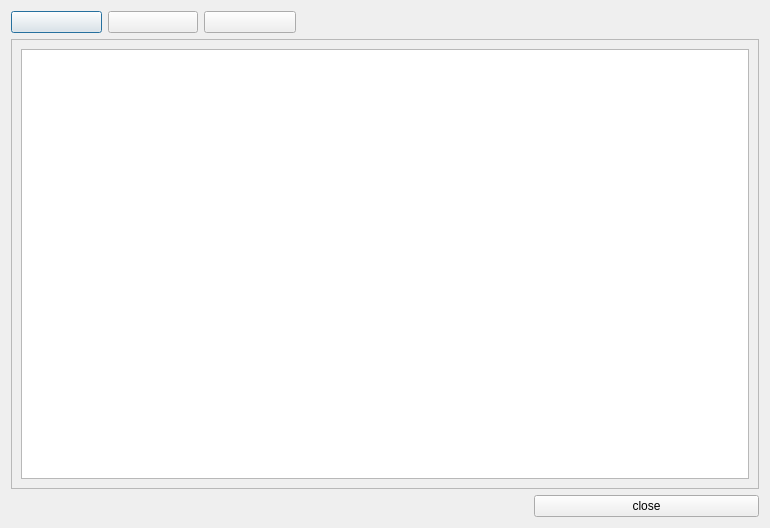
<ui version="4.0" >
 <class>documentViewer</class>
 <widget class="QDialog" name="documentViewer" >
  <property name="geometry" >
   <rect>
    <x>0</x>
    <y>0</y>
    <width>770</width>
    <height>528</height>
   </rect>
  </property>
  <property name="windowTitle" >
   <string>Dialog</string>
  </property>
  <layout class="QGridLayout" name="gridLayout_2" >
   <item row="0" column="0" >
    <widget class="QPushButton" name="pushButton_2" >
     <property name="text" >
      <string/>
     </property>
     <property name="icon" >
      <iconset resource="../src/icons.qrc" >
       <normaloff>:/icon/icons/back.png</normaloff>:/icon/icons/back.png</iconset>
     </property>
    </widget>
   </item>
   <item row="0" column="1" >
    <widget class="QPushButton" name="pushButton_3" >
     <property name="text" >
      <string/>
     </property>
     <property name="icon" >
      <iconset resource="../src/icons.qrc" >
       <normaloff>:/icon/icons/forward.png</normaloff>:/icon/icons/forward.png</iconset>
     </property>
    </widget>
   </item>
   <item row="0" column="2" >
    <widget class="QPushButton" name="pushButton_4" >
     <property name="text" >
      <string/>
     </property>
     <property name="icon" >
      <iconset resource="../src/icons.qrc" >
       <normaloff>:/icon/icons/gohome.png</normaloff>:/icon/icons/gohome.png</iconset>
     </property>
    </widget>
   </item>
   <item row="0" column="3" colspan="2" >
    <spacer name="horizontalSpacer_2" >
     <property name="orientation" >
      <enum>Qt::Horizontal</enum>
     </property>
     <property name="sizeHint" stdset="0" >
      <size>
       <width>545</width>
       <height>20</height>
      </size>
     </property>
    </spacer>
   </item>
   <item row="1" column="0" colspan="5" >
    <widget class="QFrame" name="frame" >
     <property name="frameShape" >
      <enum>QFrame::StyledPanel</enum>
     </property>
     <property name="frameShadow" >
      <enum>QFrame::Raised</enum>
     </property>
     <layout class="QGridLayout" name="gridLayout" >
      <item row="0" column="0" >
       <widget class="QTextEdit" name="document" >
        <property name="readOnly" >
         <bool>true</bool>
        </property>
       </widget>
      </item>
     </layout>
    </widget>
   </item>
   <item row="2" column="0" colspan="4" >
    <spacer name="horizontalSpacer" >
     <property name="orientation" >
      <enum>Qt::Horizontal</enum>
     </property>
     <property name="sizeHint" stdset="0" >
      <size>
       <width>692</width>
       <height>20</height>
      </size>
     </property>
    </spacer>
   </item>
   <item row="2" column="4" >
    <widget class="QPushButton" name="pushButton" >
     <property name="text" >
      <string>close</string>
     </property>
    </widget>
   </item>
  </layout>
 </widget>
 <resources>
  <include location="../src/icons.qrc" />
 </resources>
 <connections>
  <connection>
   <sender>pushButton</sender>
   <signal>clicked()</signal>
   <receiver>documentViewer</receiver>
   <slot>accept()</slot>
   <hints>
    <hint type="sourcelabel" >
     <x>765</x>
     <y>523</y>
    </hint>
    <hint type="destinationlabel" >
     <x>486</x>
     <y>372</y>
    </hint>
   </hints>
  </connection>
  <connection>
   <sender>pushButton_4</sender>
   <signal>clicked()</signal>
   <receiver>documentViewer</receiver>
   <slot>slot_goHomeButtonClicked()</slot>
   <hints>
    <hint type="sourcelabel" >
     <x>83</x>
     <y>26</y>
    </hint>
    <hint type="destinationlabel" >
     <x>263</x>
     <y>26</y>
    </hint>
   </hints>
  </connection>
  <connection>
   <sender>pushButton_3</sender>
   <signal>clicked()</signal>
   <receiver>documentViewer</receiver>
   <slot>slot_forwardButtonClicked()</slot>
   <hints>
    <hint type="sourcelabel" >
     <x>49</x>
     <y>27</y>
    </hint>
    <hint type="destinationlabel" >
     <x>180</x>
     <y>17</y>
    </hint>
   </hints>
  </connection>
  <connection>
   <sender>pushButton_2</sender>
   <signal>clicked()</signal>
   <receiver>documentViewer</receiver>
   <slot>slot_backButtonClicked()</slot>
   <hints>
    <hint type="sourcelabel" >
     <x>12</x>
     <y>26</y>
    </hint>
    <hint type="destinationlabel" >
     <x>458</x>
     <y>22</y>
    </hint>
   </hints>
  </connection>
 </connections>
 <slots>
  <slot>slot_backButtonClicked()</slot>
  <slot>slot_forwardButtonClicked()</slot>
  <slot>slot_goHomeButtonClicked()</slot>
 </slots>
</ui>
